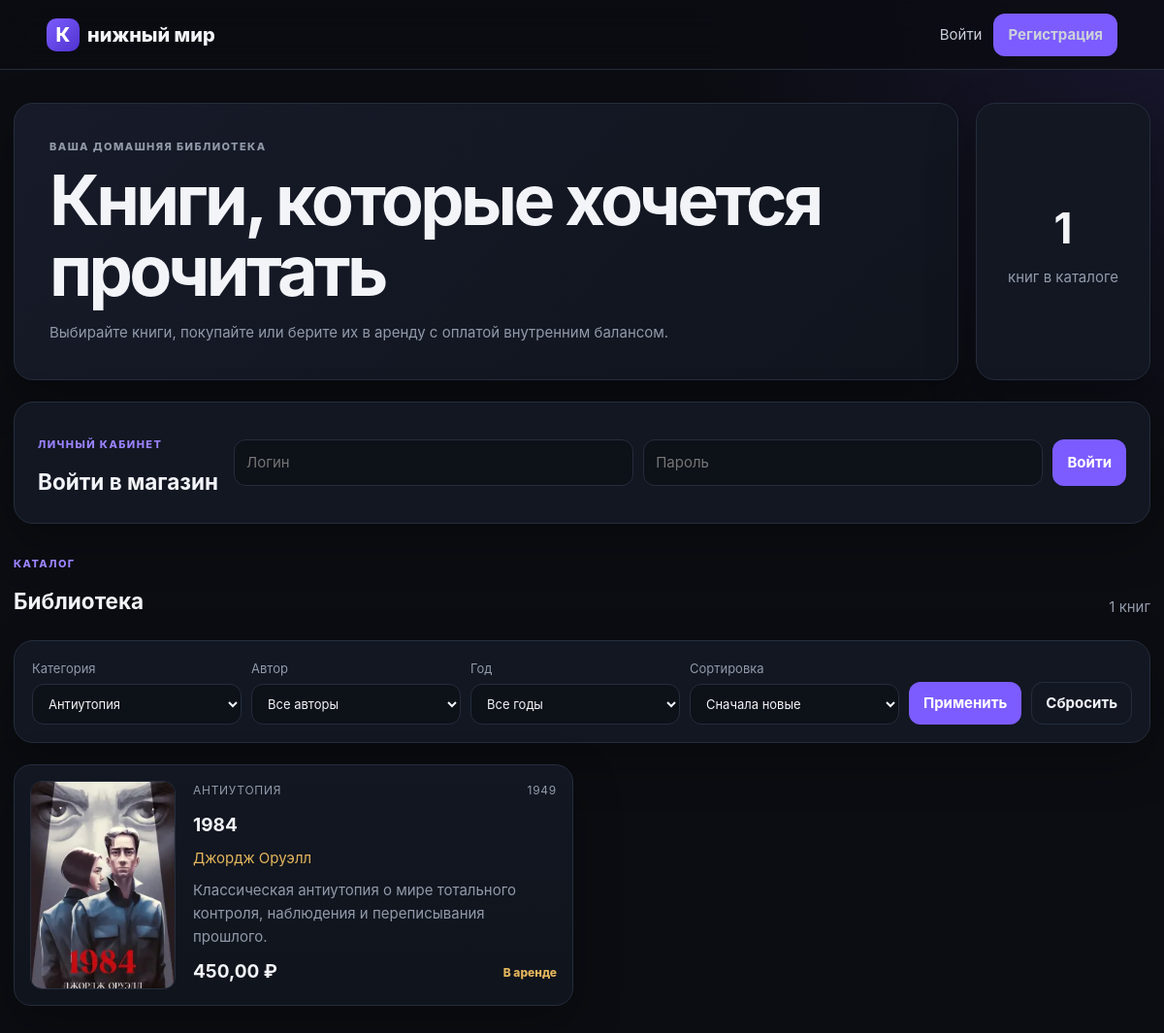
Page /index.php?category=Антиутопия on the committed database.
### tables this page shows
CREATE TABLE `books` (
  `id` int UNSIGNED NOT NULL,
  `title` varchar(255) NOT NULL,
  `author` varchar(150) NOT NULL,
  `category` varchar(100) NOT NULL,
  `year` smallint UNSIGNED NOT NULL,
  `description` text NOT NULL,
  `price` decimal(12,2) NOT NULL DEFAULT '0.00',
  `image_path` varchar(255) DEFAULT 'assets/images/test.jpg',
  `file_path` varchar(255) DEFAULT NULL,
  `status` enum('available','unavailable','rented','sold') NOT NULL DEFAULT 'available',
  `created_at` timestamp NOT NULL DEFAULT CURRENT_TIMESTAMP
);

### config.php (called while the page is built, shortened)
<?php
function db(): PDO
{
    static $pdo = null;
    if ($pdo === null) {
        $pdo = new PDO(
            'mysql:host=' . DB_HOST . ';dbname=' . DB_NAME . ';charset=' . DB_CHARSET,
            DB_USER,
            DB_PASS,
            [
                PDO::ATTR_ERRMODE => PDO::ERRMODE_EXCEPTION,
                PDO::ATTR_DEFAULT_FETCH_MODE => PDO::FETCH_ASSOC,
                PDO::ATTR_EMULATE_PREPARES => false,
            ]
        );
    }
    return $pdo;
}
function h(?string $value): string
{
    return htmlspecialchars($value ?? '', ENT_QUOTES, 'UTF-8');
}
function isLoggedIn(): bool
{
    return isset($_SESSION['user_id']);
}
function money(float $value): string
{
    return number_format($value, 2, ',', ' ') . ' ₽';
}
function bookStatusLabel(string $status): string
{
    return match ($status) {
        'available' => 'Доступна',
        'rented' => 'В аренде',
        'sold' => 'Продана',
        'unavailable' => 'Недоступна',
        default => 'Неизвестно',
    };
}

### index.php (the view, shortened to what this page needs)
<?php
require_once __DIR__ . '/config.php';
$category = trim((string)($_GET['category'] ?? ''));
$sort = (string)($_GET['sort'] ?? 'year_desc');
$allowedSorts = [
    'year_desc' => 'year DESC, title ASC',
    'year_asc' => 'year ASC, title ASC',
    'title_asc' => 'title ASC',
    'author_asc' => 'author ASC, title ASC',
];
$orderBy = $allowedSorts[$sort] ?? $allowedSorts['year_desc'];
$sql = 'SELECT * FROM books WHERE 1=1';
$params = [];
if ($category !== '') { $sql .= ' AND category = ?'; $params[] = $category; }
$sql .= ' ORDER BY ' . $orderBy;
$stmt = db()->prepare($sql);
$stmt->execute($params);
$books = $stmt->fetchAll();
$categories = db()->query('SELECT DISTINCT category FROM books ORDER BY category')->fetchAll();
$balance = 0.0;
$cartCount = 0;
?>
<!doctype html>
<html lang="ru">
<head>
    <link rel="stylesheet" href="assets/style.css">
</head>
<body>
<div class="site">
    <header class="topbar">
        <a class="logo" href="index.php"><span>К</span>нижный мир</a>
        <nav class="nav">
            <?php if (isLoggedIn()): ?>
                <a href="cart.php">Корзина <span class="nav-badge"><?= $cartCount ?></span></a>
                <a href="my_books.php">Мои книги</a>
                <?php if (isAdmin()): ?><a href="admin.php">Админ-панель</a><?php endif; ?>
                <span class="user-box"><?= h($_SESSION['login']) ?> · <?= money($balance) ?></span>
                <a class="nav-button" href="index.php?logout=1">Выйти</a>
            <?php else: ?>
                <a href="#login">Войти</a>
                <a class="nav-button" href="register.php">Регистрация</a>
            <?php endif; ?>
        </nav>
    </header>
    <main class="main-content">
        <section class="hero">
            <div>
                <p class="hero-kicker">Ваша домашняя библиотека</p>
                <h1>Книги, которые хочется прочитать</h1>
                <p>Выбирайте книги, покупайте или берите их в аренду с оплатой внутренним балансом.</p>
            </div>
            <div class="hero-card">
                <strong><?= count($books) ?></strong>
                <span>книг в каталоге</span>
            </div>
        </section>
        <?php if (!isLoggedIn()): ?>
            <section class="card login-card" id="login">
                <div>
                    <p class="section-kicker">Личный кабинет</p>
                    <h2>Войти в магазин</h2>
                </div>
                <form method="post" class="login-form">
                    <input name="login" placeholder="Логин" required>
                    <input name="password" type="password" placeholder="Пароль" required>
                    <button type="submit">Войти</button>
                </form>
            </section>
        <?php endif; ?>
        <section class="catalog-head">
            <div>
                <p class="section-kicker">Каталог</p>
                <h2>Библиотека</h2>
            </div>
            <span class="catalog-count"><?= count($books) ?> книг</span>
        </section>
        <section class="card filters">
            <form method="get" class="filter-grid">
                <label>Категория
                    <select name="category">
                        <?php foreach ($categories as $item): ?>
                            <option value="<?= h($item['category']) ?>" <?= $category === $item['category'] ? 'selected' : '' ?>><?= h($item['category']) ?></option>
                        <?php endforeach; ?>
                    </select>
                </label>
                <label>Автор
                    <select name="author">
                        <option value="">Все авторы</option>
                    </select>
                </label>
                <label>Год
                    <select name="year">
                        <option value="">Все годы</option>
                    </select>
                </label>
                <label>Сортировка
                    <select name="sort">
                        <option value="year_desc" <?= $sort === 'year_desc' ? 'selected' : '' ?>>Сначала новые</option>
                    </select>
                </label>
                <button type="submit">Применить</button>
                <a class="button secondary" href="index.php">Сбросить</a>
            </form>
        </section>
        <section class="books-grid">
            <?php foreach ($books as $book): ?>
                <article class="book-card">
                    <a class="cover" href="book.php?id=<?= (int)$book['id'] ?>">
                        <img src="<?= h($book['image_path'] ?: 'assets/images/placeholder.svg') ?>" alt="Обложка <?= h($book['title']) ?>">
                    </a>
                    <div class="book-content">
                        <div class="book-topline"><span><?= h($book['category']) ?></span><span><?= (int)$book['year'] ?></span></div>
                        <h3><a href="book.php?id=<?= (int)$book['id'] ?>"><?= h($book['title']) ?></a></h3>
                        <p class="author"><?= h($book['author']) ?></p>
                        <p class="description"><?= h($book['description']) ?></p>
                        <div class="book-bottom">
                            <strong class="price"><?= money((float)$book['price']) ?></strong>
                            <span class="status status-<?= h($book['status']) ?>"><?= h(bookStatusLabel($book['status'])) ?></span>
                        </div>
                    </div>
                </article>
            <?php endforeach; ?>
        </section>
    </main>
</div>
</body>
</html>

### rows in the picture
books: image_path+title (picture), category "АНТИУТОПИЯ", year "1949", title "1984", author "Джордж Оруэлл", description "Классическая антиутопия о мире тотального контроля, наблюдения и переписывания прошлого.", price "450,00 ₽", status "В аренде"

### other values in the picture
count($books) "1"
form field category "Антиутопия"
